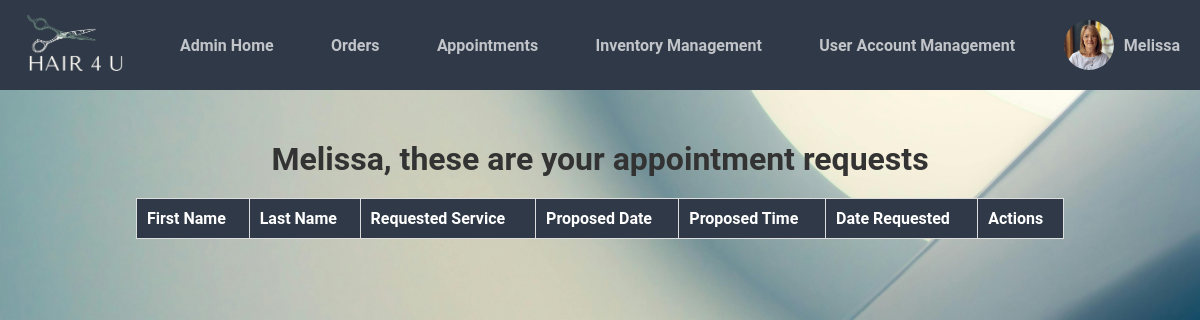
Page /cms/appointments.php (signed in) on the earlier database version.
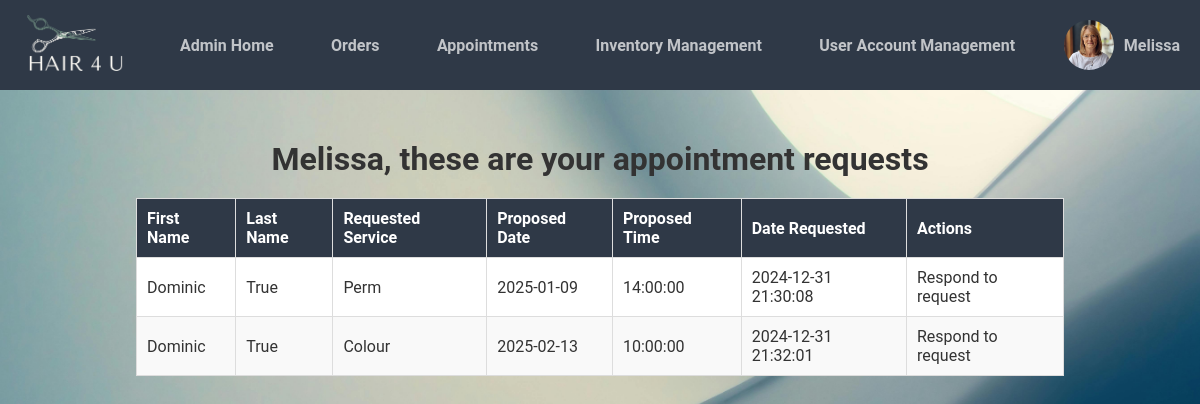
Same page on the later database version.
### tables this page shows
CREATE TABLE `business_logo` (
  `id` int(11) NOT NULL,
  `logo_path` varchar(255) NOT NULL
);

CREATE TABLE `admin_images` (
  `id` int(11) NOT NULL,
  `account_id` int(11) NOT NULL,
  `image_path` varchar(255) NOT NULL
);

CREATE TABLE `appointment_requests` (
  `id` int(11) NOT NULL,
  `first_name` varchar(255) NOT NULL,
  `last_name` varchar(255) NOT NULL,
  `service_type` int(11) NOT NULL,
  `appointment_date` date NOT NULL,
  `appointment_time` time NOT NULL,
  `request_date` timestamp NOT NULL DEFAULT current_timestamp()
);

### cms/appointments.php (the view, shortened to what this page needs)
<?php
include 'setup.php';
$query = "SELECT * FROM appointment_requests";
$result = $conn->query($query);
$serviceQuery = "SELECT * FROM services";
$serviceResult = $conn->query($serviceQuery);
$services = [];
while ($service = $serviceResult->fetch_assoc()) {
    $services[$service['id']] = $service['service_name'];
}
?>
<!DOCTYPE html>
<html lang="en">
<head>
    <link href="css/admin.css" rel="stylesheet" type="text/css">
    <link rel="stylesheet" href="https://cdnjs.cloudflare.com/ajax/libs/font-awesome/6.0.0-beta3/css/all.min.css">
    <?php include 'admin_navbar.php'; ?>
</head>
<body>
<div class="content">
    <h1 class="appointments-heading"> <?php echo $_SESSION['user_details']['firstname']; ?>, these are your appointment requests</h1>
    <table class="appointments-table">
    <thead>
        <tr>
            <th>First Name</th>
            <th>Last Name</th>
            <th>Requested Service</th>
            <th>Proposed Date</th>
            <th>Proposed Time</th>
            <th>Date Requested</th>
            <th>Actions</th>
        </tr>
    </thead>
    <tbody>
       <?php while ($row = $result->fetch_assoc()): ?>
            <tr>
                <td><?php echo htmlspecialchars($row['first_name']); ?></td>
                <td><?php echo htmlspecialchars($row['last_name']); ?></td>
                <td><?php echo htmlspecialchars($services[$row['service_type']]); ?></td>
                <td><?php echo htmlspecialchars($row['appointment_date']); ?></td>
                <td><?php echo htmlspecialchars($row['appointment_time']); ?></td>
                <td><?php echo htmlspecialchars($row['request_date']); ?></td>
                <td>
                    <a href="respond_to_request.php?id=<?php echo $row['id']; ?>" class="btn">Respond to request</a>
                </td>
            </tr>
        <?php endwhile; ?>
    </tbody>
    </table>
</div>
</body>
</html>

### cms/admin_navbar.php (shortened to what this page needs)
<?php
include 'setup.php';
if (isset($_SESSION['user_details']) && isset($_SESSION['user_details']['account_id'])) {
    $accountId = $_SESSION['user_details']['account_id'];
    $firstName = htmlspecialchars($_SESSION['user_details']['firstname'], ENT_QUOTES);
} else {
    $firstName = "User";
    $accountId = null;
}
$profilePic = 'path/to/default_image.jpg';
if ($accountId) {
    $query = "SELECT image_path FROM admin_images WHERE account_id = ?";
    $stmt = $pdo->prepare($query);
    $stmt->execute([$accountId]);
    $image = $stmt->fetch(PDO::FETCH_ASSOC);
    if ($image && !empty($image['image_path'])) {
        $profilePic = $image['image_path'];
    }
}
$logoPath = 'path/to/default_logo.jpg';
$logoStmt = $pdo->prepare("SELECT logo_path FROM business_logo WHERE id = :id");
$logoStmt->execute(['id' => 2]);
$logoResult = $logoStmt->fetch(PDO::FETCH_ASSOC);
if ($logoResult && !empty($logoResult['logo_path'])) {
    $logoPath = $logoResult['logo_path'];
}
?>
<!DOCTYPE html>
<html>
<head>
    <link href="css/admin.css" rel="stylesheet" type="text/css">
    <link rel="stylesheet" href="https://cdnjs.cloudflare.com/ajax/libs/font-awesome/6.0.0-beta3/css/all.min.css">
</head>
<body>
<nav class="navtop">
    <div class="logo">
        <a href="index.php">
            <img src="<?= $logoPath ?>" alt="Business Logo">
        </a>
    </div>
    <div class="links">
        <a href="admin.php">Admin Home</a>
        <a href="orders.php">Orders</a>
        <a href="appointments.php">Appointments</a>
        <a href="products.php">Inventory Management</a>
        <a href="user_account_management.php">User Account Management</a>
    </div>
    <div class="profile" id="profileMenu">
        <img src="<?= $profilePic ?>" alt="Profile Picture">
        <span><?= $firstName ?></span>
    </div>
</nav>
</body>
</html>

### cms/css/admin.css (style rules this page uses)
html, body { height: 100%; margin: 0; padding: 0; }
body { display: flex; flex-direction: column; min-height: 100%; overflow-x: hidden; background-image: url('../img/admin_bg.jpg'); background-size: cover; background-position: center; background-attachment: fixed; font-family: 'Roboto', sans-serif; }
.content { flex-grow: 1; padding: 20px; text-align: center; color: #333; }
.navtop { background-color: #2f3947; height: 90px; display: flex; align-items: center; justify-content: space-between; padding: 0 20px; color: #eaebed; flex-shrink: 0; }
.navtop .logo img { height: 70px; width: auto; }
.navtop .links { display: flex; flex: 1; justify-content: space-around; margin: 0 20px; }
.navtop .links a { color: #c1c4c8; text-decoration: none; font-weight: bold; padding: 0 15px; white-space: nowrap; }
.navtop .profile { display: flex; align-items: center; gap: 10px; }
.navtop .profile img { height: 50px; width: 50px; border-radius: 50%; object-fit: cover; }
.navtop .profile span { color: #c1c4c8; font-weight: bold; white-space: nowrap; }
.appointments-heading { margin-top: 30px; }
table { width: 100%; border-collapse: collapse; }
th, td { border: 1px solid #ddd; padding: 8px; }
* { margin: 0; padding: 0; box-sizing: border-box; }
table th, table td { padding: 12px 15px; border: 1px solid #ddd; }
table th { background: #f4f4f4; color: #333; font-weight: bold; }
table tr:nth-child(even) { background: #f9f9f9; }
.appointments-table { width: 80%; margin: 20px auto; border-collapse: collapse; background-color: white; }
.appointments-table th, .appointments-table td { border: 1px solid #ddd; padding: 10px; text-align: left; }
.appointments-table th { background-color: #2f3947; color: white; }
.appointments-table td a { text-decoration: none; color: #333; }

Differences in the rows shown:
added appointment_requests: first_name "Dominic", last_name "True", service_type "Perm", appointment_date "2025-01-09", appointment_time "14:00:00", request_date "2024-12-31 21:30:08"
added appointment_requests: first_name "Dominic", last_name "True", service_type "Colour", appointment_date "2025-02-13", appointment_time "10:00:00", request_date "2024-12-31 21:32:01"
